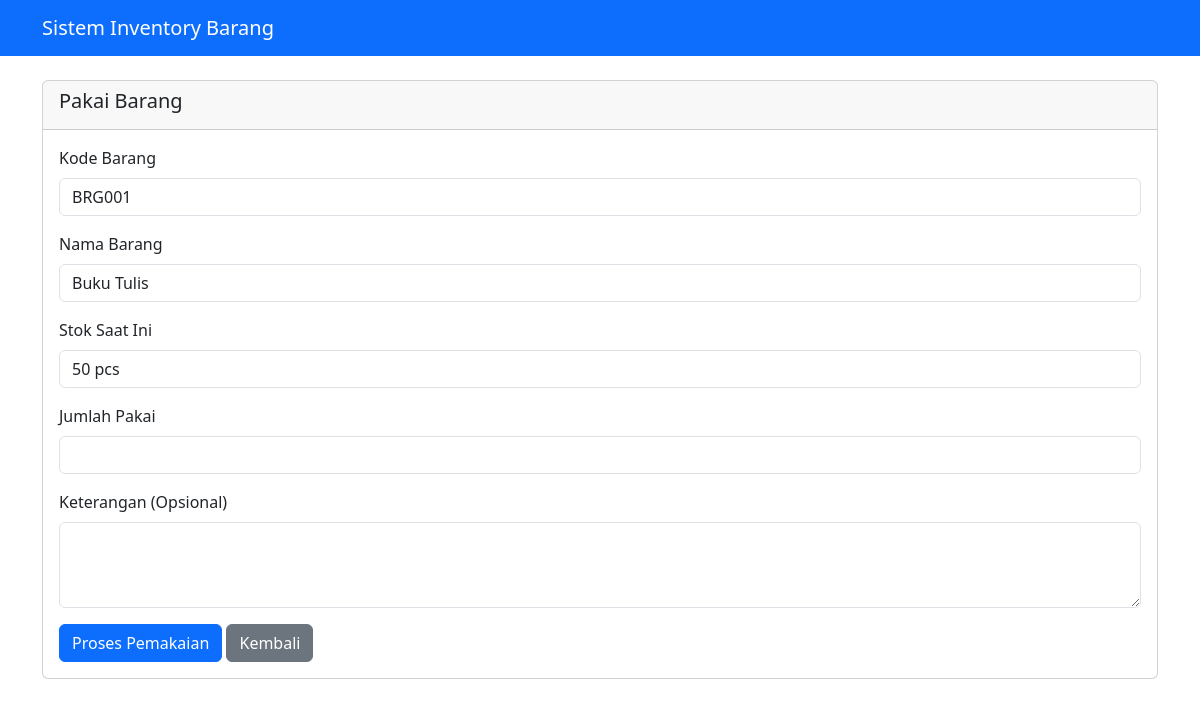
/pakai_barang.php?id=2, run on the app's committed database.
### tables this page shows
CREATE TABLE `tb_inventory` (
  `id_barang` int(10) NOT NULL,
  `kode_barang` varchar(20) NOT NULL,
  `nama_barang` varchar(50) NOT NULL,
  `jumlah_barang` int(10) NOT NULL,
  `satuan_barang` varchar(20) NOT NULL,
  `harga_beli` decimal(20,2) NOT NULL,
  `status_barang` tinyint(1) NOT NULL
);

### pakai_barang.php (the view, shortened to what this page needs)
<?php
include 'config.php';
$id = $_GET['id'];
$sql = "SELECT * FROM tb_inventory WHERE id_barang = $id";
$result = $conn->query($sql);
$row = $result->fetch_assoc();
?>
<!DOCTYPE html>
<html lang="en">
<head>
    <link href="https://cdn.jsdelivr.net/npm/bootstrap@5.3.0/dist/css/bootstrap.min.css" rel="stylesheet">
</head>
<body>
    <nav class="navbar navbar-expand-lg navbar-dark bg-primary">
        <div class="container">
            <a class="navbar-brand" href="#">Sistem Inventory Barang</a>
        </div>
    </nav>
    <div class="container mt-4">
        <div class="card">
            <div class="card-header">
                <h5>Pakai Barang</h5>
            </div>
            <div class="card-body">
                <form action="proses_pakai_barang.php" method="POST" onsubmit="return validateForm()">
                    <div class="mb-3">
                        <label class="form-label">Kode Barang</label>
                        <input type="text" class="form-control" value="<?php echo $row['kode_barang']; ?>" readonly>
                    </div>
                    <div class="mb-3">
                        <label class="form-label">Nama Barang</label>
                        <input type="text" class="form-control" value="<?php echo $row['nama_barang']; ?>" readonly>
                    </div>
                    <div class="mb-3">
                        <label class="form-label">Stok Saat Ini</label>
                        <input type="text" class="form-control" value="<?php echo $row['jumlah_barang'] . ' ' . $row['satuan_barang']; ?>" readonly>
                    </div>
                    <div class="mb-3">
                        <label for="jumlah_pakai" class="form-label">Jumlah Pakai</label>
                        <input type="number" class="form-control" id="jumlah_pakai" name="jumlah_pakai" min="1" max="<?php echo $row['jumlah_barang']; ?>" required>
                    </div>
                    <div class="mb-3">
                        <label for="keterangan" class="form-label">Keterangan (Opsional)</label>
                        <textarea class="form-control" id="keterangan" name="keterangan" rows="3"></textarea>
                    </div>
                    <button type="submit" class="btn btn-primary">Proses Pemakaian</button>
                    <a href="index.php" class="btn btn-secondary">Kembali</a>
                </form>
            </div>
        </div>
    </div>
</body>
</html>

### data on the page
tb_inventory: kode_barang "BRG001", nama_barang "Buku Tulis", jumlah_barang+satuan_barang "50 pcs"
